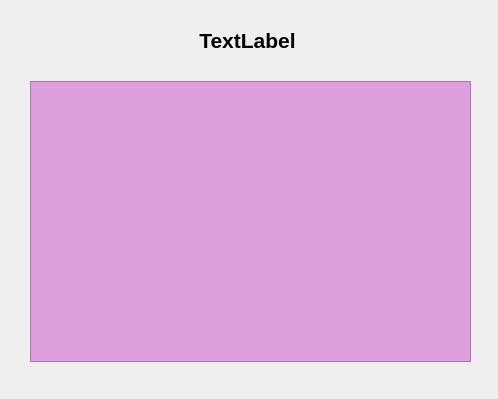
<?xml version="1.0" encoding="UTF-8"?>
<ui version="4.0">
 <class>TemperamentDialog</class>
 <widget class="QDialog" name="TemperamentDialog">
  <property name="geometry">
   <rect>
    <x>0</x>
    <y>0</y>
    <width>498</width>
    <height>399</height>
   </rect>
  </property>
  <property name="windowTitle">
   <string>Dialog</string>
  </property>
  <widget class="QListWidget" name="listWidgetStudents">
   <property name="geometry">
    <rect>
     <x>30</x>
     <y>81</y>
     <width>441</width>
     <height>281</height>
    </rect>
   </property>
   <property name="font">
    <font>
     <family>Segoe UI</family>
     <pointsize>14</pointsize>
     <bold>true</bold>
    </font>
   </property>
   <property name="styleSheet">
    <string notr="true">background-color: #DDA0DD;</string>
   </property>
  </widget>
  <widget class="QLabel" name="labelTitle">
   <property name="geometry">
    <rect>
     <x>2</x>
     <y>20</y>
     <width>491</width>
     <height>41</height>
    </rect>
   </property>
   <property name="font">
    <font>
     <pointsize>16</pointsize>
     <bold>true</bold>
    </font>
   </property>
   <property name="text">
    <string>TextLabel</string>
   </property>
   <property name="alignment">
    <set>Qt::AlignmentFlag::AlignCenter</set>
   </property>
  </widget>
 </widget>
 <resources/>
 <connections/>
</ui>
